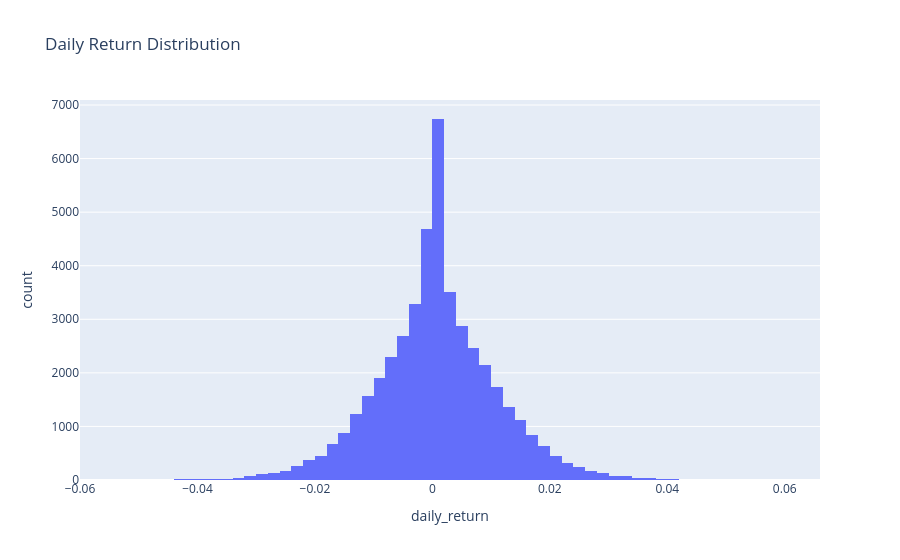

The notebook cell saved with this chart:
### Code cell
fig = px.histogram(
    nav,
    x="daily_return",
    nbins=100,
    title="Daily Return Distribution"
)

fig.show()

### Figure 1 — Plotly figure (JSON) as saved in the notebook; plotly's stock layout.template omitted (floating-point values rounded to 4 significant figures; data arrays with more than 128 entries replaced by an {"elided": "..."} marker saying what was removed)
{"data": [{"bingroup": "x", "hovertemplate": "daily_return=%{x}<br>count=%{y}<extra></extra>", "legendgroup": "", "marker": {"color": "#636efa", "pattern": {"shape": ""}}, "name": "", "nbinsx": 100, "orientation": "v", "showlegend": false, "type": "histogram", "x": {"elided": "46000 float values"}, "xaxis": "x", "yaxis": "y"}], "layout": {"barmode": "relative", "legend": {"tracegroupgap": 0}, "title": {"text": "Daily Return Distribution"}, "xaxis": {"anchor": "y", "domain": [0, 1], "title": {"text": "daily_return"}}, "yaxis": {"anchor": "x", "domain": [0, 1], "title": {"text": "count"}}}}
